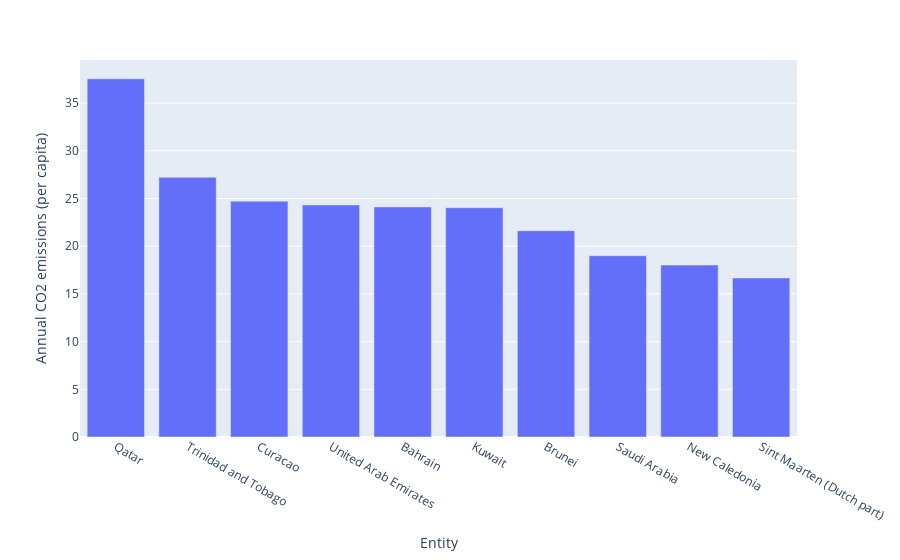

The code cell stored with this chart in its notebook:
### Markdown cell above
### 1.1 Top N countries with the most CO2 emissions chosen a decade

### Code cell
df_last_decade = df[df['Year']>max(df['Year'])-10]
df_last_decade = df_last_decade[['Entity', 'Code', 'Annual CO2 emissions (per capita)']].groupby(['Entity', 'Code']).mean().reset_index()
df_last_decade = df_last_decade.sort_values('Annual CO2 emissions (per capita)', ascending=False).reset_index(drop=True)
df_last_decade.iloc[:top_n_row].to_csv('co-emissions-per-capita-last-decade.csv')
# df_last_decade
px.bar(df_last_decade.iloc[:top_n_row], x='Entity', y='Annual CO2 emissions (per capita)')

### Figure 1 — Plotly figure (JSON) as saved in the notebook; plotly's stock layout.template omitted (floating-point values rounded to 4 significant figures)
{"data": [{"alignmentgroup": "True", "hovertemplate": "Entity=%{x}<br>Annual CO2 emissions (per capita)=%{y}<extra></extra>", "legendgroup": "", "marker": {"color": "#636efa", "pattern": {"shape": ""}}, "name": "", "offsetgroup": "", "orientation": "v", "showlegend": false, "textposition": "auto", "type": "bar", "x": ["Qatar", "Trinidad and Tobago", "Curacao", "United Arab Emirates", "Bahrain", "Kuwait", "Brunei", "Saudi Arabia", "New Caledonia", "Sint Maarten (Dutch part)"], "xaxis": "x", "y": [37.54, 27.22, 24.72, 24.32, 24.12, 24.03, 21.62, 19, 18.02, 16.67], "yaxis": "y"}], "layout": {"barmode": "relative", "legend": {"tracegroupgap": 0}, "margin": {"t": 60}, "xaxis": {"anchor": "y", "domain": [0, 1], "title": {"text": "Entity"}}, "yaxis": {"anchor": "x", "domain": [0, 1], "title": {"text": "Annual CO2 emissions (per capita)"}}}}
